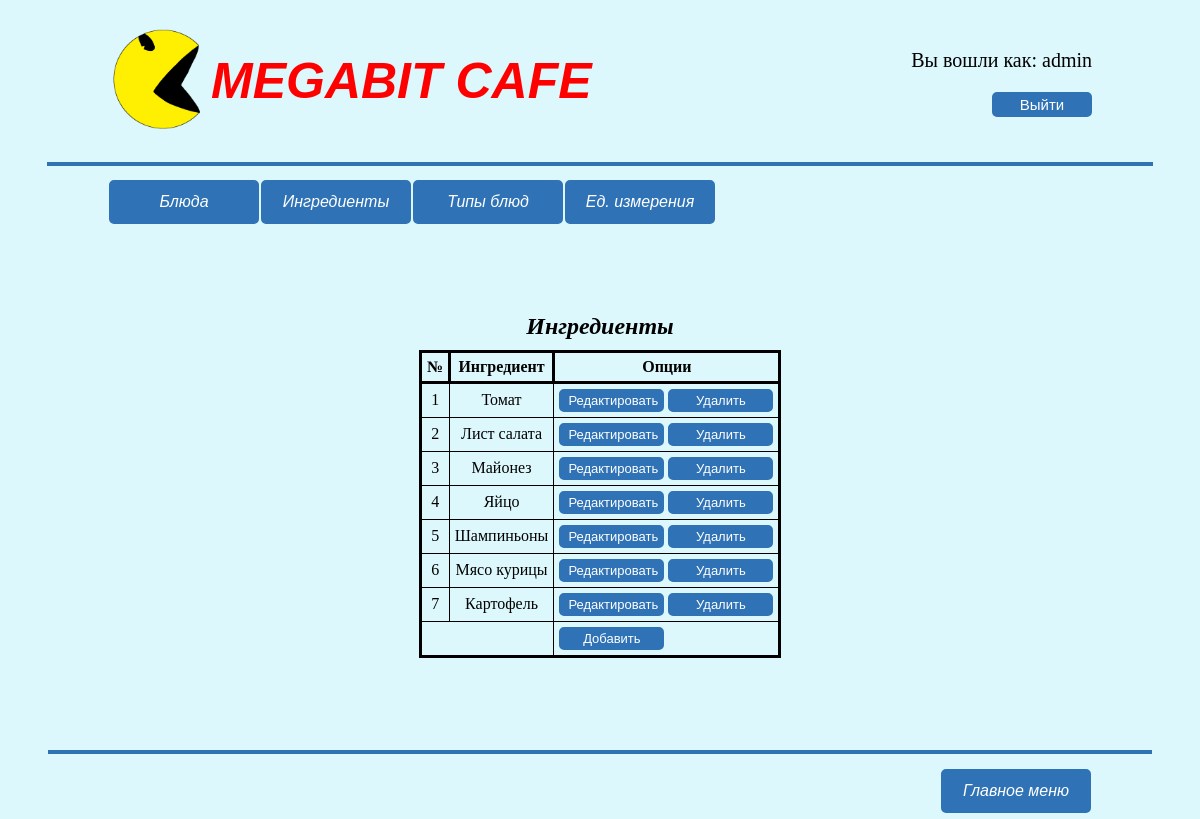
/dishbase/ingredients (signed in), run on the app's committed database.
### tables this page shows
CREATE TABLE `INGREDIENT_LIST` (
  `Ingredient_ID` int(11) NOT NULL,
  `Ingredient_Name` varchar(20) NOT NULL
);

### application/classes/statFuncs.php (called while the page is built, shortened)
<?php
class StatFuncs
{
    public static function LoggedIn (){
        return isset($_SESSION['clearance']) AND $_SESSION['clearance'] < Clearance::UNAUTHORIZED;
    }
    public static function ValidateUsers($userClasses){
        foreach ($userClasses as $value)
            if ($_SESSION['clearance'] == $value)
                return ErrorCode::WITHOUT_ERRORS;
        return StatFuncs::ThrowError(ErrorCode::FORBIDDEN);
    }
}

### application/classes/querries.php (called while the page is built, shortened)
<?php
class Querries
{
    public static function IngredientsQuerry(){
        return "SELECT * FROM INGREDIENT_LIST";
    }
}

### application/core/database.php (called while the page is built, shortened)
<?php
class Database {
    private static $_instance;
    public static function getInstance($HOSTNAME, $LOGIN, $PASSWORD, $DBNAME) {
        if(!self::$_instance) {
            self::$_instance = new self($HOSTNAME, $LOGIN, $PASSWORD, $DBNAME);
        }
        return self::$_instance;
    }
    public static function DBRequest($querry){
        $db = Database::getInstance(HOSTNAME, LOGIN, PASSWORD, DBNAME);
        $dbLink = $db->_connection;
        $querryResult = mysqli_query($dbLink, $querry);
        return $querryResult;
    }
}
?>

### application/models/model_dishbase.php (called while the page is built, shortened)
<?php
class Model_DishBase
{
    public function GetNavigation()
    {
        $data['pageTitle'] = 'База блюд';
        switch ($_SESSION['clearance']) {
            case Clearance::ADMIN:
                    $data['headerMenu'] = array(
                        'Блюда' =>          SITE_ROOT.'/dishbase/dishes',
                        'Ингредиенты' =>    SITE_ROOT.'/dishbase/ingredients',
                        'Типы блюд' =>      SITE_ROOT.'/dishbase/dishtypes',
                        'Ед. измерения' =>  SITE_ROOT.'/dishbase/measures'
                    );
                    break;
        }
        $data['footerMenu'] = array(
            'Главное меню' =>   SITE_ROOT.'/Main'
        );
        return $data;
    }
    public function GetIngredientList()
    {
        $querry = Querries::IngredientsQuerry();
        $querryResult = Database::DBRequest($querry);
        if ($querryResult->num_rows) {
            $data = $this->GetNavigation();
            $data['tableData'] = array(
                'caption' =>        "Ингредиенты",
                'querryResult' =>   $querryResult,
                'headRow' =>        array(
                    'Ingredient_ID' =>      '№',
                    'Ingredient_Name' =>    'Ингредиент'
                )
            );
        }
        else
            $data['errorCode'] = StatFuncs::ThrowError(ErrorCode::BAD_DB_CONNECTION);
        return $data;
    }
}

### application/bootstrap.php (called while the page is built, shortened)
<?php
require_once 'core/database.php';
require_once 'classes/querries.php';
require_once 'classes/statFuncs.php';
require_once 'core/router.php';
Router::StartRouting();

### index.php (called while the page is built, shortened)
<?php
require_once 'application/bootstrap.php';

### application/core/view.php (called while the page is built)
<?php
class View
{
	function Generate($content_view, $template_view, $data = null)
	{
		include 'application/views/'.$template_view;
	}
}

### application/views/table_view.php (the view, shortened to what this page needs)
<table align="center" class="data">
    <tr>
        <?  $tableData = $data['tableData'];
        foreach ($tableData['headRow'] as $trow=>$label) {?>
            <th class="db"><?echo $label; ?></th>
        <?}?>
        <th  class="db">Опции</th>
    </tr>
    <?
    while($res = mysqli_fetch_array($tableData['querryResult'])) {
            echo "<tr>";
            foreach ($tableData['headRow'] as $trow => $label) {
                echo "<td  class=\"db\">" . $res[$trow] . "</td>";
            }
            $subcaption = $res[$tableData['parentKey']];
    ?>
        <td  class="db">
            <button class="table" onclick="document.location.href='<? ?>'">Редактировать</button>
            <button class="table" onClick="if(confirm('Вы действительно хотите удалить это поле?')) {document.location.href='<? ?>'; return false;}">Удалить</button>
        </td>
    </tr>
    <?}?>
    <tr>
        <td  class="db"  colspan="<? echo count($tableData['headRow']) ?>"></td>
        <td  style="padding: 5px;"><button class="table" onclick="document.location.href=''">Добавить</button></td>
    </tr>
    <caption><?echo $tableData['caption'].$subcaption?></caption>
</table>

### application/core/router.php (shortened to what this page needs)
<?php
class Router
{
	public static function StartRouting()
	{
        $route = explode('/', $_SERVER['REQUEST_URI']);
		if (Router::LoginProtection($route) == 0)
		    Router::RouterMain($route);
	}
	static private function RouterMain($route){
        $action_name = 'index';
        $parameters = NULL;
        if ( !empty($route[2]) )
        {
            $action_name = $route[2];
        }
        $action_name = 'action_'.$action_name;
        $controller = new $controller_name;
        $action = $action_name;
        if(method_exists($controller, $action))
        {
            $controller->$action($parameters);
        }
        else
        {
            Router::ErrorPage404();
        }
    }
    static private function LoginProtection($route)
    {
        $controller = strtolower($route[1]);
        $ret = 1;
        if (!StatFuncs::LoggedIn() && $controller != 'authorisation' && $controller != 'error') {
            header("Location: ".SITE_ROOT."/Authorisation");
        }
        elseif($_SESSION['clearance'] == Clearance::FROZEN && $controller != 'error' && $controller != 'authorisation' ) {
            StatFuncs::ThrowError(ErrorCode::YOU_ARE_FROZEN);
            header("Location: " . SITE_ROOT . "/Error");
        }
        else $ret = 0;
        return $ret;
    }
}

### application/controllers/controller_dishbase.php (shortened to what this page needs)
<?php
class Controller_DishBase extends Controller
{
    function __construct()
    {
        $this->model = new Model_DishBase();
        $this->view = new View();
    }
    function action_ingredients()
    {
        if (!StatFuncs::ValidateUsers(array(Clearance::ADMIN, Clearance::PLANNER))) {
            $data = $this->model->GetIngredientList();
            if($data['errorCode'] != ErrorCode::WITHOUT_ERRORS)
                header("Location: " . SITE_ROOT . "/Error");
            else
                $this->view->Generate('table_view.php', 'template_view.php', $data);
        }
    }
}

### application/views/template_view.php (shortened to what this page needs)
<!DOCTYPE html>
<html lang="ru">
<head>
    <link rel="stylesheet" type="text/css" href="<? echo SITE_ROOT?>/css/style.css">
</head>
<body class="wrapper">
<div class="content">
    <header>
        <table style="width: 100%">
            <tr>
                <td width="100px"><img src="/images/headlogo.png" alt="Megabit logo" class="top"></td>
                <td><h1 class="top"> <?echo SITE_NAME;?></h1></td>
                <td class="login">
                    <?php if(StatFuncs::LoggedIn()){ ?>
                        <p style="font-size: 20px">Вы вошли как: <? echo isset($_SESSION['fullname']) ? $_SESSION['fullname'] : $_SESSION['login'] ?></p>
                        <p><button class="loging" onclick='window.location.href = "<?echo SITE_ROOT.'/authorisation/logout'?>"'>Выйти</button></p>
                    <?php } ?>
                </td>
            </tr>
        </table>
        <hr>
    </header>
    <? $headMenu = $data['headerMenu']; if(isset($headMenu)){  ?>
    <nav>
        <table style="margin-left: 100px; " >
            <tr>
                <? foreach ( $headMenu as $label=>$link){?>
                    <td><button class="hormenu" onclick="document.location.href='<?echo $link?>'"><?echo $label?></button></td>
                <?}?>
            </tr>
        </table>
    </nav>
    <?}?>
    <main>
        <?php include 'application/views/'.$content_view; ?>
    </main>
</div>
<footer class="footer">
    <table  width="100%" >
        <tr>
            <td colspan="2"><hr></td>
        </tr>
        <tr>
            <td align="right" >
                <? $footMenu = $data['footerMenu']; if(isset($footMenu)){?>
                    <nav style="margin-right: 100px">
                        <? foreach ( $footMenu as $label=>$link){?>
                            <button class="hormenu" onclick="document.location.href='<?echo $link?>'"><?echo $label?></button>
                        <?}?>
                    </nav>
                <?}?>
            </td>
        </tr>
    </table>
</footer>
</body>
</html>

### css/style.css (style rules this page uses)
html, body { height: 98%; background-color: #DDF8FC; }
.wrapper { display: flex; flex-direction: column; height: 100%; }
.content { flex: 1 0 auto; }
.footer { flex: 0 0 auto; }
button { color: white; background: #2F73B6; border: 3px solid #2F73B6; border-radius: 5px; }
button.loging { width: 100px; font-size: 15px; }
button.hormenu { padding: 10px; width: 150px; font-size: medium; font-style: italic; margin-top: 5px; margin-bottom: 5px; }
button.table { width: 105px; font-size: small; }
h1.top { font-size: 50px; font-style: italic; color: red; font-family: sans-serif; }
img.top { width: 100px; height: 100px; margin: 20px 0px 20px 100px; }
table { border-collapse: collapse; }
caption { font-size: x-large; font-style: italic; font-weight: bolder; padding-bottom: 10px; }
table.data { border: 3px solid black; margin-top: 7%; margin-bottom: 7% }
th.db { padding: 5px; text-align: center; border: black 3px solid; }
td.db { padding: 5px; text-align: center; border: black 1px solid; }
td.login { text-align: right; padding-right: 100px; width: 50%; }
hr { width: 93%; border: 2px solid #2F73B6; }

### data on the page
ingredient_list: Ingredient_ID "1", Ingredient_Name "Томат"
ingredient_list: Ingredient_ID "2", Ingredient_Name "Лист салата"
ingredient_list: Ingredient_ID "3", Ingredient_Name "Майонез"
ingredient_list: Ingredient_ID "4", Ingredient_Name "Яйцо"
ingredient_list: Ingredient_ID "5", Ingredient_Name "Шампиньоны"
ingredient_list: Ingredient_ID "6", Ingredient_Name "Мясо курицы"
ingredient_list: Ingredient_ID "7", Ingredient_Name "Картофель"

### other printed values
SITE_NAME "MEGABIT CAFE"
$_SESSION['login'] "admin"
$label "Блюда"
$label "Ингредиенты"
$label "Типы блюд"
$label "Ед. измерения"
$label "№"
$label "Ингредиент"
$tableData['caption'] "Ингредиенты"
$label "Главное меню"
